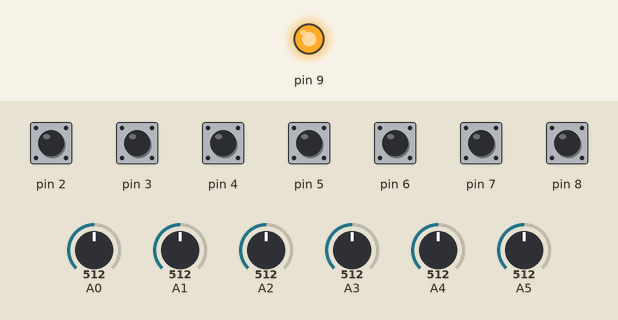
A sketch run on a simulated Arduino Uno, built with avr-gcc and run on an emulated ATmega328P. On the bench: output pins drawn as LEDs (lit = HIGH). The inputs (shaded band) are chosen by the test bench; at power-on: pin 2–8 HIGH, A0 = 512, A1 = 512, A2 = 512, A3 = 512, A4 = 512, A5 = 512. What the sketch prints to the serial monitor is not drawn.

Above: at 2.3 s.
2.4 s: pin 8 pulled LOW for 0.15 s
At 3.5 s:
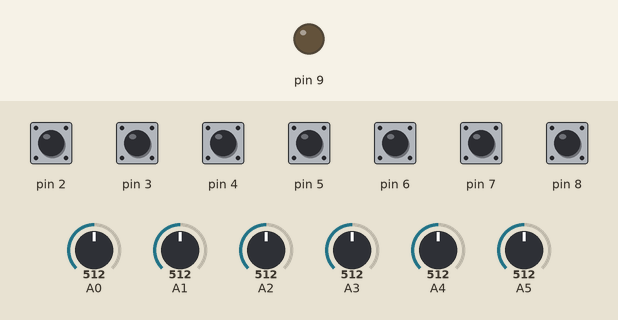
8.4 s: pin 8 pulled LOW for 1 s
At 11.7 s:
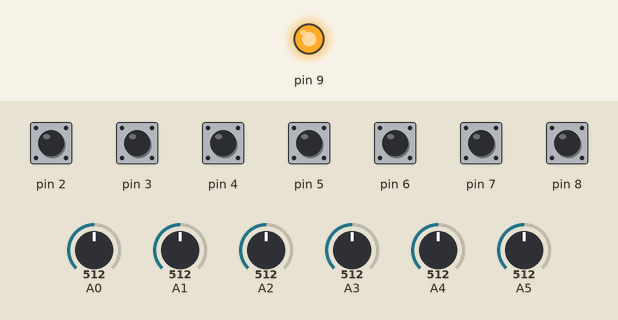
Timing chart, 0 to 13.2 s (numbered marks = the images above; inputs shaded):
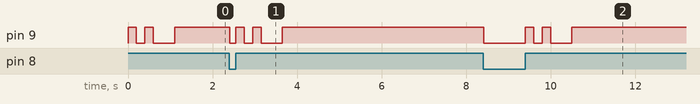

The sketch:

Handset02.ino
```cpp
//transmitter

int ch1;
int ch2;
int ch3;
int ch4;
int ch5;
int ch6;
int but1;
int but2;
int but3;
int but4;
int but5;
int but6;

int state = 0;

long previousMillis;
long interval = 40;

void pair()

{
   digitalWrite(9, LOW);  // turn LED on pin 9 off

   while(state == 0) {
          state = digitalRead(8);  // check to see when BT is paired
          }

   digitalWrite(9, HIGH);   // turn LED on pin 9 on
   delay(200);
   digitalWrite(9, LOW);   // turn LED on pin 9 off
   delay(200);
   digitalWrite(9, HIGH);   // turn LED on pin 9 on
   delay(200);
   digitalWrite(9, LOW);   // turn LED on pin 9 off
   delay(500); // wait  before transmitting data
   digitalWrite(9, HIGH);   // turn LED on pin 9 on
}

void setup()
{
   Serial.begin(115200);
   pinMode  (2, INPUT_PULLUP);
   pinMode  (3, INPUT_PULLUP);
   pinMode  (4, INPUT_PULLUP);
   pinMode  (5, INPUT_PULLUP);
   pinMode  (6, INPUT_PULLUP);
   pinMode  (7, INPUT_PULLUP);
   pinMode  (8, INPUT_PULLUP);
   pinMode  (9, OUTPUT);

   pair();
}


void loop()
{

  unsigned long currentMillis = millis();

  if(currentMillis - previousMillis > interval) {
      previousMillis = currentMillis;

  state = digitalRead(8);  // check to see when BT is paired
  if (state == 0) {
    pair();
  }

  but1 = digitalRead(2);
  but2 = digitalRead(3);
  but3 = digitalRead(4);
  but4 = digitalRead(5);
  but5 = digitalRead(6);
  but6 = digitalRead(7);
  ch1 = analogRead(A0);
  ch2 = analogRead(A1);
  ch3 = analogRead(A2);
  ch4 = analogRead(A3);
  ch5 = analogRead(A4);
  ch6 = analogRead(A5);

  ch1 = map(ch1, 0,1023,512,0);
  ch2 = map(ch2, 0,1023,512,0);
  ch3 = map(ch3, 0,1023,512,0);
  ch4 = map(ch4, 0,1023,512,0);
  ch5 = map(ch5, 0,1023,512,0);
  ch6 = map(ch6, 0,1023,512,0);

      Serial.print (ch1);
      Serial.print (",");
      Serial.print (ch2);
      Serial.print (",");
      Serial.print (ch3);
      Serial.print (",");
      Serial.print (ch4);
      Serial.print (",");
      Serial.print (ch5);
      Serial.print (",");
      Serial.print (ch6);
      Serial.print (",");
      Serial.print (but1);
      Serial.print (",");
      Serial.print (but2);
      Serial.print (",");
      Serial.print (but3);
      Serial.print (",");
      Serial.print (but4);
      Serial.print (",");
      Serial.print (but5);
      Serial.print (",");
      Serial.print (but6);
      Serial.print ("\n");

  }

}
```

Measured:
- after the input at 2.4 s, pin 9: goes LOW 0.14 s, HIGH 0.20 s, LOW 0.20 s, HIGH 0.20 s, LOW 0.50 s, then HIGH, starting at once
- after the input at 8.4 s, pin 9: goes LOW 0.99 s, HIGH 0.20 s, LOW 0.20 s, HIGH 0.20 s, LOW 0.50 s, then HIGH, starting at once
